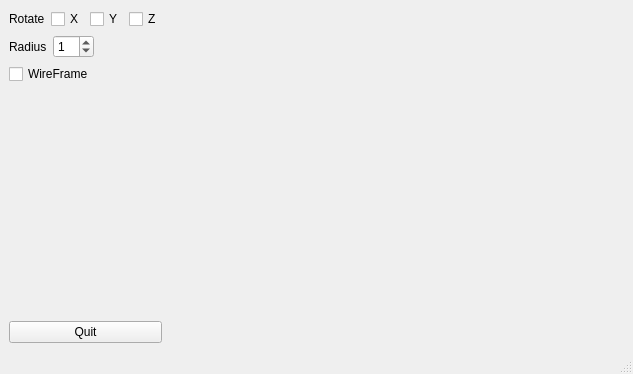
<?xml version="1.0" encoding="UTF-8"?>
<ui version="4.0">
 <class>MainWindow</class>
 <widget class="QMainWindow" name="MainWindow">
  <property name="geometry">
   <rect>
    <x>0</x>
    <y>0</y>
    <width>633</width>
    <height>374</height>
   </rect>
  </property>
  <property name="minimumSize">
   <size>
    <width>600</width>
    <height>0</height>
   </size>
  </property>
  <property name="windowTitle">
   <string>MainWindow</string>
  </property>
  <widget class="QWidget" name="centralwidget">
   <layout class="QGridLayout" name="gridLayout">
    <item row="0" column="0">
     <layout class="QHBoxLayout" name="horizontalLayout_4">
      <item>
       <layout class="QVBoxLayout" name="verticalLayout">
        <item>
         <layout class="QHBoxLayout" name="horizontalLayout">
          <item>
           <widget class="QLabel" name="label">
            <property name="text">
             <string>Rotate</string>
            </property>
           </widget>
          </item>
          <item>
           <widget class="QCheckBox" name="X">
            <property name="text">
             <string>X</string>
            </property>
           </widget>
          </item>
          <item>
           <widget class="QCheckBox" name="Y">
            <property name="text">
             <string>Y</string>
            </property>
           </widget>
          </item>
          <item>
           <widget class="QCheckBox" name="Z">
            <property name="text">
             <string>Z</string>
            </property>
           </widget>
          </item>
          <item>
           <spacer name="horizontalSpacer">
            <property name="orientation">
             <enum>Qt::Horizontal</enum>
            </property>
            <property name="sizeHint" stdset="0">
             <size>
              <width>40</width>
              <height>20</height>
             </size>
            </property>
           </spacer>
          </item>
         </layout>
        </item>
        <item>
         <layout class="QHBoxLayout" name="horizontalLayout_3">
          <item>
           <widget class="QLabel" name="label_2">
            <property name="text">
             <string>Radius</string>
            </property>
           </widget>
          </item>
          <item>
           <widget class="QSpinBox" name="R">
            <property name="value">
             <number>1</number>
            </property>
           </widget>
          </item>
          <item>
           <spacer name="horizontalSpacer_2">
            <property name="orientation">
             <enum>Qt::Horizontal</enum>
            </property>
            <property name="sizeHint" stdset="0">
             <size>
              <width>40</width>
              <height>20</height>
             </size>
            </property>
           </spacer>
          </item>
         </layout>
        </item>
        <item>
         <widget class="QCheckBox" name="checkBox">
          <property name="text">
           <string>WireFrame</string>
          </property>
         </widget>
        </item>
        <item>
         <spacer name="verticalSpacer">
          <property name="orientation">
           <enum>Qt::Vertical</enum>
          </property>
          <property name="sizeHint" stdset="0">
           <size>
            <width>20</width>
            <height>40</height>
           </size>
          </property>
         </spacer>
        </item>
        <item>
         <widget class="QPushButton" name="pushButton">
          <property name="text">
           <string>Quit</string>
          </property>
         </widget>
        </item>
       </layout>
      </item>
      <item>
       <spacer name="horizontalSpacer_4">
        <property name="orientation">
         <enum>Qt::Horizontal</enum>
        </property>
        <property name="sizeHint" stdset="0">
         <size>
          <width>40</width>
          <height>20</height>
         </size>
        </property>
       </spacer>
      </item>
      <item>
       <widget class="GLWidget" name="glWidget" native="true">
        <property name="sizePolicy">
         <sizepolicy hsizetype="MinimumExpanding" vsizetype="MinimumExpanding">
          <horstretch>0</horstretch>
          <verstretch>0</verstretch>
         </sizepolicy>
        </property>
        <property name="minimumSize">
         <size>
          <width>640</width>
          <height>0</height>
         </size>
        </property>
        <property name="baseSize">
         <size>
          <width>640</width>
          <height>0</height>
         </size>
        </property>
       </widget>
      </item>
     </layout>
    </item>
   </layout>
  </widget>
  <widget class="QStatusBar" name="statusbar"/>
 </widget>
 <customwidgets>
  <customwidget>
   <class>GLWidget</class>
   <extends>QWidget</extends>
   <header>glwidget.h</header>
   <container>1</container>
  </customwidget>
 </customwidgets>
 <resources/>
 <connections/>
</ui>
